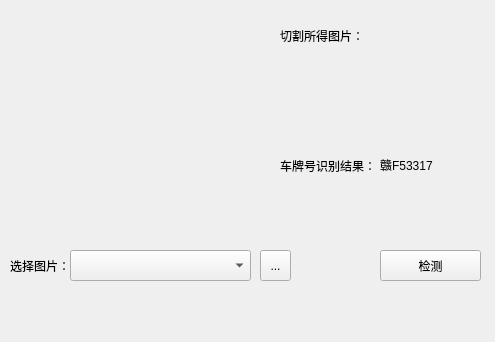
<?xml version="1.0" encoding="UTF-8"?>
<ui version="4.0">
 <class>Form</class>
 <widget class="QWidget" name="Form">
  <property name="geometry">
   <rect>
    <x>0</x>
    <y>0</y>
    <width>495</width>
    <height>342</height>
   </rect>
  </property>
  <property name="windowTitle">
   <string>Form</string>
  </property>
  <widget class="QPushButton" name="startDetect">
   <property name="enabled">
    <bool>true</bool>
   </property>
   <property name="geometry">
    <rect>
     <x>380</x>
     <y>250</y>
     <width>101</width>
     <height>31</height>
    </rect>
   </property>
   <property name="text">
    <string>检测</string>
   </property>
  </widget>
  <widget class="QLabel" name="label">
   <property name="geometry">
    <rect>
     <x>10</x>
     <y>250</y>
     <width>71</width>
     <height>31</height>
    </rect>
   </property>
   <property name="text">
    <string>选择图片：</string>
   </property>
  </widget>
  <widget class="QComboBox" name="comboBox">
   <property name="geometry">
    <rect>
     <x>70</x>
     <y>250</y>
     <width>181</width>
     <height>31</height>
    </rect>
   </property>
  </widget>
  <widget class="QToolButton" name="toolButton">
   <property name="geometry">
    <rect>
     <x>260</x>
     <y>250</y>
     <width>31</width>
     <height>31</height>
    </rect>
   </property>
   <property name="text">
    <string>...</string>
   </property>
  </widget>
  <widget class="QLabel" name="label_2">
   <property name="geometry">
    <rect>
     <x>10</x>
     <y>10</y>
     <width>241</width>
     <height>231</height>
    </rect>
   </property>
   <property name="text">
    <string/>
   </property>
   <property name="pixmap">
    <pixmap>../test/plate9.JPG</pixmap>
   </property>
   <property name="scaledContents">
    <bool>true</bool>
   </property>
  </widget>
  <widget class="QLabel" name="label_3">
   <property name="geometry">
    <rect>
     <x>280</x>
     <y>20</y>
     <width>111</width>
     <height>31</height>
    </rect>
   </property>
   <property name="text">
    <string>切割所得图片：</string>
   </property>
  </widget>
  <widget class="QLabel" name="label_4">
   <property name="geometry">
    <rect>
     <x>280</x>
     <y>60</y>
     <width>31</width>
     <height>51</height>
    </rect>
   </property>
   <property name="text">
    <string/>
   </property>
   <property name="pixmap">
    <pixmap>../stander/gan.jpg</pixmap>
   </property>
  </widget>
  <widget class="QLabel" name="label_5">
   <property name="geometry">
    <rect>
     <x>310</x>
     <y>60</y>
     <width>31</width>
     <height>51</height>
    </rect>
   </property>
   <property name="text">
    <string/>
   </property>
   <property name="pixmap">
    <pixmap>../stander/F.jpg</pixmap>
   </property>
  </widget>
  <widget class="QLabel" name="label_6">
   <property name="geometry">
    <rect>
     <x>340</x>
     <y>60</y>
     <width>31</width>
     <height>51</height>
    </rect>
   </property>
   <property name="text">
    <string/>
   </property>
   <property name="pixmap">
    <pixmap>../stander/5.jpg</pixmap>
   </property>
  </widget>
  <widget class="QLabel" name="label_7">
   <property name="geometry">
    <rect>
     <x>370</x>
     <y>60</y>
     <width>31</width>
     <height>51</height>
    </rect>
   </property>
   <property name="text">
    <string/>
   </property>
   <property name="pixmap">
    <pixmap>../stander/3.jpg</pixmap>
   </property>
  </widget>
  <widget class="QLabel" name="label_8">
   <property name="geometry">
    <rect>
     <x>400</x>
     <y>60</y>
     <width>31</width>
     <height>51</height>
    </rect>
   </property>
   <property name="text">
    <string/>
   </property>
   <property name="pixmap">
    <pixmap>../stander/3.jpg</pixmap>
   </property>
  </widget>
  <widget class="QLabel" name="label_9">
   <property name="geometry">
    <rect>
     <x>430</x>
     <y>60</y>
     <width>31</width>
     <height>51</height>
    </rect>
   </property>
   <property name="text">
    <string/>
   </property>
   <property name="pixmap">
    <pixmap>../stander/1.jpg</pixmap>
   </property>
  </widget>
  <widget class="QLabel" name="label_10">
   <property name="geometry">
    <rect>
     <x>460</x>
     <y>60</y>
     <width>31</width>
     <height>51</height>
    </rect>
   </property>
   <property name="text">
    <string/>
   </property>
   <property name="pixmap">
    <pixmap>../stander/7.jpg</pixmap>
   </property>
  </widget>
  <widget class="QLabel" name="label_11">
   <property name="geometry">
    <rect>
     <x>280</x>
     <y>150</y>
     <width>101</width>
     <height>31</height>
    </rect>
   </property>
   <property name="text">
    <string>车牌号识别结果：</string>
   </property>
  </widget>
  <widget class="QLabel" name="label_12">
   <property name="geometry">
    <rect>
     <x>380</x>
     <y>150</y>
     <width>121</width>
     <height>31</height>
    </rect>
   </property>
   <property name="text">
    <string>赣F53317</string>
   </property>
   <property name="textFormat">
    <enum>Qt::RichText</enum>
   </property>
   <property name="scaledContents">
    <bool>false</bool>
   </property>
   <property name="margin">
    <number>1</number>
   </property>
   <property name="indent">
    <number>-1</number>
   </property>
   <property name="openExternalLinks">
    <bool>false</bool>
   </property>
  </widget>
 </widget>
 <resources/>
 <connections/>
</ui>
